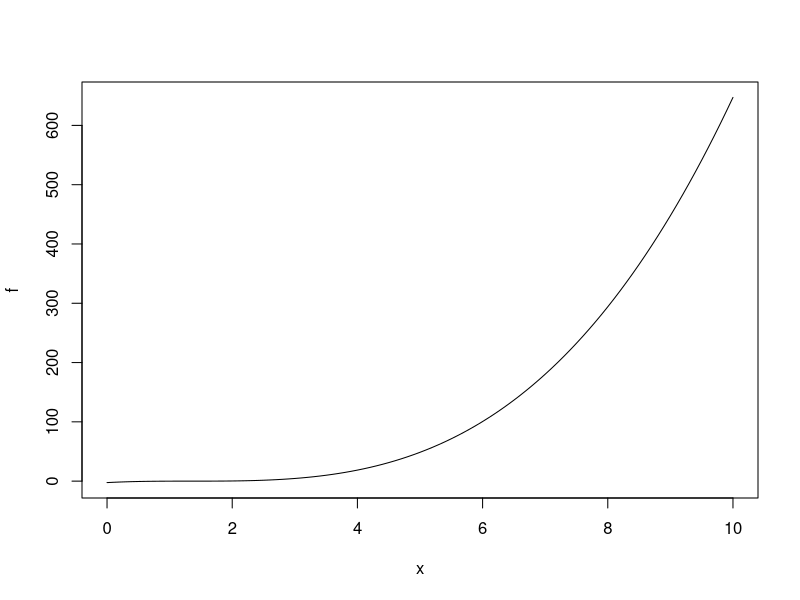
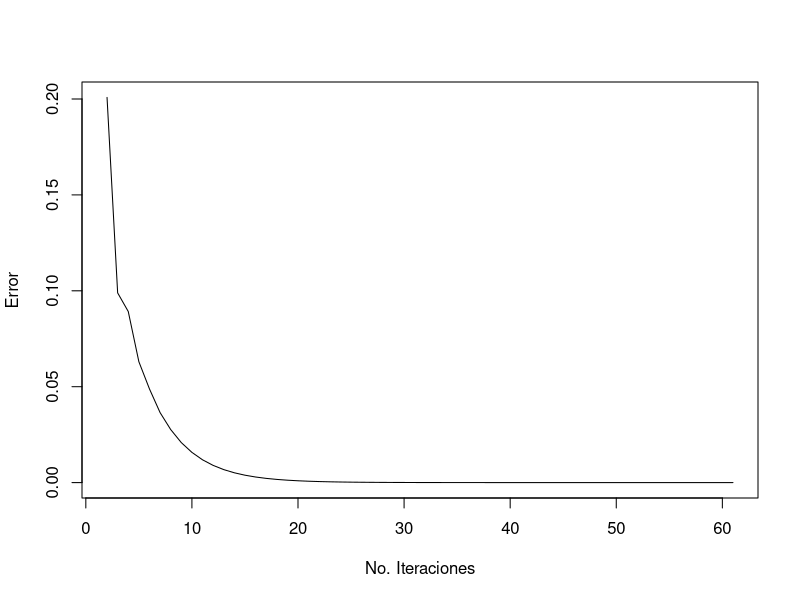
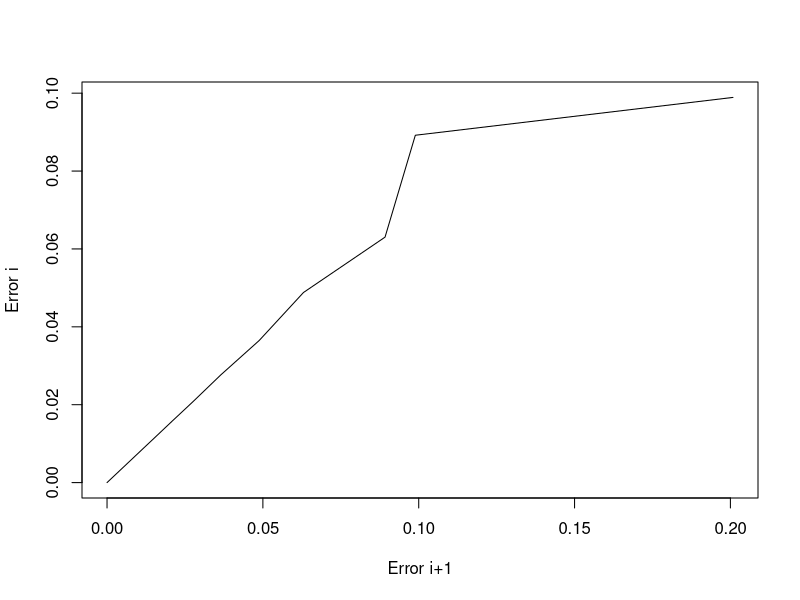

These figures' R source, in order:
Secante = function (f,x0,x1,tol,maxiter)
{
  y0=f(x0)
  y1=f(x1)
  i=1
  Iteraciones = c()
  Errores = c()
  Errori = c()
  Errorj = c()
  cat(formatC(c("i","x_1","x_2","Error est."), width = -15, format = "f", flag = " "),"\n")
  while(abs(x1-x0)>tol&&i<=maxiter)
  {
    i=i+1
    pendiente = (y1-y0)/(x1-x0)
    if(pendiente==0) return(cero=NA,f.cero = NA, iter=k,ErrorEst=NA)
    x2=x1-y1/pendiente
    y2=f(x2)
    x0 = x1;y0=y1
    x1=x2;y1=y2
    Iteraciones = c(Iteraciones, i)
    Error = abs(x1-x0)
    Errores = c(Errores, Error)
    cat(formatC( c(i,x1,x2,Error), digits = 8, width = -15, format = "f", flag = " "), "\n")
  }
  if(i>maxiter)
  {
    cat("N?mero m?ximo de iteraciones alcanzado")
    cat("N?mero de iteraciones: ",i, "X1: ", x1, "X2: ", x2, "Error: ", abs(x1-x0))
  }
  cat("N?mero de iteraciones: ",i, "X1: ", x1, "X2: ", x2, "Error: ", abs(x1-x0))
  plot(Iteraciones,Errores, type = "l", xlab = "No. Iteraciones",ylab="Error")
  #Errores Ei vs Ei+1
  for(b in 1:i){
    if(b!=i){
      Errori[b]=Errores[b]
      Errorj[b]=Errores[b+1]  
    }
  }
  plot(Errori,Errorj, type = "l", xlab = "Error i+1",ylab="Error i")
  
}
f=function(x) (x-1.35)^3
plot(f,0,10)
Secante(f,0,2,1e-8,1000)